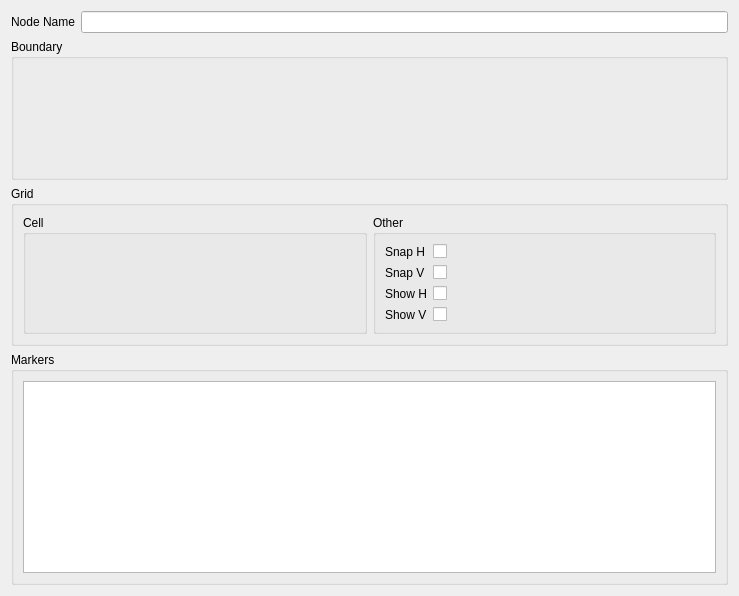
<?xml version="1.0" encoding="UTF-8"?>
<ui version="4.0">
 <class>TimelinePropsEditor</class>
 <widget class="QWidget" name="TimelinePropsEditor">
  <property name="geometry">
   <rect>
    <x>0</x>
    <y>0</y>
    <width>739</width>
    <height>596</height>
   </rect>
  </property>
  <property name="sizePolicy">
   <sizepolicy hsizetype="Expanding" vsizetype="Expanding">
    <horstretch>0</horstretch>
    <verstretch>0</verstretch>
   </sizepolicy>
  </property>
  <property name="windowTitle">
   <string>TimelinePropsEditor</string>
  </property>
  <layout class="QVBoxLayout" name="verticalLayout">
   <item>
    <layout class="QFormLayout" name="nameForm">
     <item row="0" column="0">
      <widget class="QLabel" name="nameLabel">
       <property name="text">
        <string>Node Name</string>
       </property>
      </widget>
     </item>
     <item row="0" column="1">
      <widget class="QLineEdit" name="nameLineEdit"/>
     </item>
    </layout>
   </item>
   <item>
    <widget class="QGroupBox" name="boundsGroupBox">
     <property name="sizePolicy">
      <sizepolicy hsizetype="Expanding" vsizetype="Expanding">
       <horstretch>0</horstretch>
       <verstretch>0</verstretch>
      </sizepolicy>
     </property>
     <property name="title">
      <string>Boundary</string>
     </property>
     <property name="flat">
      <bool>false</bool>
     </property>
     <property name="checkable">
      <bool>false</bool>
     </property>
     <layout class="QHBoxLayout" name="horizontalLayout">
      <property name="sizeConstraint">
       <enum>QLayout::SetDefaultConstraint</enum>
      </property>
      <item>
       <layout class="QHBoxLayout" name="boundsPlaceholder"/>
      </item>
     </layout>
    </widget>
   </item>
   <item>
    <widget class="QGroupBox" name="gridGroupBox">
     <property name="sizePolicy">
      <sizepolicy hsizetype="Expanding" vsizetype="Expanding">
       <horstretch>0</horstretch>
       <verstretch>0</verstretch>
      </sizepolicy>
     </property>
     <property name="title">
      <string>Grid</string>
     </property>
     <layout class="QHBoxLayout" name="horizontalLayout_3">
      <item>
       <widget class="QGroupBox" name="cellGroupBox">
        <property name="title">
         <string>Cell</string>
        </property>
        <layout class="QHBoxLayout" name="horizontalLayout_4">
         <item>
          <layout class="QHBoxLayout" name="gridCellPlaceholder"/>
         </item>
        </layout>
       </widget>
      </item>
      <item>
       <widget class="QGroupBox" name="groupBox">
        <property name="title">
         <string>Other</string>
        </property>
        <layout class="QHBoxLayout" name="horizontalLayout_2">
         <item>
          <layout class="QFormLayout" name="formLayout">
           <item row="0" column="0">
            <widget class="QLabel" name="snapHLabel">
             <property name="text">
              <string>Snap H</string>
             </property>
            </widget>
           </item>
           <item row="0" column="1">
            <widget class="QCheckBox" name="snapHCheckBox"/>
           </item>
           <item row="1" column="0">
            <widget class="QLabel" name="snapVLabel">
             <property name="text">
              <string>Snap V</string>
             </property>
            </widget>
           </item>
           <item row="1" column="1">
            <widget class="QCheckBox" name="snapVCheckBox"/>
           </item>
           <item row="2" column="0">
            <widget class="QLabel" name="showHLabel">
             <property name="text">
              <string>Show H</string>
             </property>
            </widget>
           </item>
           <item row="2" column="1">
            <widget class="QCheckBox" name="showHCheckBox"/>
           </item>
           <item row="3" column="0">
            <widget class="QLabel" name="showVLabel">
             <property name="text">
              <string>Show V</string>
             </property>
            </widget>
           </item>
           <item row="3" column="1">
            <widget class="QCheckBox" name="showVCheckBox"/>
           </item>
          </layout>
         </item>
        </layout>
       </widget>
      </item>
     </layout>
    </widget>
   </item>
   <item>
    <widget class="QGroupBox" name="markersGroupBox">
     <property name="sizePolicy">
      <sizepolicy hsizetype="Expanding" vsizetype="Expanding">
       <horstretch>0</horstretch>
       <verstretch>0</verstretch>
      </sizepolicy>
     </property>
     <property name="title">
      <string>Markers</string>
     </property>
     <layout class="QHBoxLayout" name="horizontalLayout_5">
      <item>
       <widget class="QTableView" name="markersTable">
        <property name="enabled">
         <bool>true</bool>
        </property>
        <property name="dragDropOverwriteMode">
         <bool>true</bool>
        </property>
        <property name="textElideMode">
         <enum>Qt::ElideRight</enum>
        </property>
        <property name="sortingEnabled">
         <bool>false</bool>
        </property>
        <property name="wordWrap">
         <bool>true</bool>
        </property>
        <attribute name="horizontalHeaderStretchLastSection">
         <bool>true</bool>
        </attribute>
        <attribute name="verticalHeaderVisible">
         <bool>false</bool>
        </attribute>
        <attribute name="verticalHeaderHighlightSections">
         <bool>false</bool>
        </attribute>
       </widget>
      </item>
     </layout>
    </widget>
   </item>
  </layout>
 </widget>
 <resources/>
 <connections/>
</ui>
